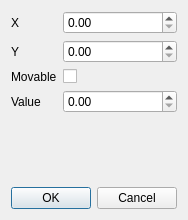
<?xml version="1.0" encoding="UTF-8"?>
<ui version="4.0">
 <class>PointConfig</class>
 <widget class="QWidget" name="PointConfig">
  <property name="geometry">
   <rect>
    <x>0</x>
    <y>0</y>
    <width>184</width>
    <height>220</height>
   </rect>
  </property>
  <property name="windowTitle">
   <string>Form</string>
  </property>
  <layout class="QVBoxLayout" name="verticalLayout">
   <item>
    <layout class="QFormLayout" name="formLayout">
     <item row="0" column="0">
      <widget class="QLabel" name="xLabel">
       <property name="text">
        <string>X</string>
       </property>
      </widget>
     </item>
     <item row="0" column="1">
      <widget class="QDoubleSpinBox" name="xSpinBox"/>
     </item>
     <item row="1" column="0">
      <widget class="QLabel" name="yLabel">
       <property name="text">
        <string>Y</string>
       </property>
      </widget>
     </item>
     <item row="1" column="1">
      <widget class="QDoubleSpinBox" name="ySpinBox"/>
     </item>
     <item row="2" column="0">
      <widget class="QLabel" name="movableLabel">
       <property name="text">
        <string>Movable</string>
       </property>
      </widget>
     </item>
     <item row="2" column="1">
      <widget class="QCheckBox" name="movableCheckBox">
       <property name="text">
        <string/>
       </property>
      </widget>
     </item>
     <item row="3" column="0">
      <widget class="QLabel" name="valueLabel">
       <property name="text">
        <string>Value</string>
       </property>
      </widget>
     </item>
     <item row="3" column="1">
      <widget class="QDoubleSpinBox" name="valueSpinBox"/>
     </item>
    </layout>
   </item>
   <item>
    <widget class="QDialogButtonBox" name="buttonBox">
     <property name="standardButtons">
      <set>QDialogButtonBox::Cancel|QDialogButtonBox::Ok</set>
     </property>
    </widget>
   </item>
  </layout>
 </widget>
 <resources/>
 <connections/>
</ui>
